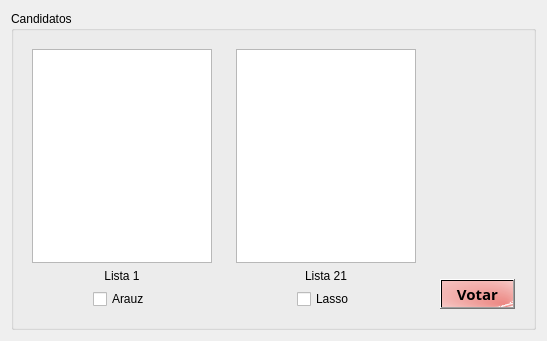
<?xml version="1.0" encoding="UTF-8"?>
<ui version="4.0">
 <class>Votacion</class>
 <widget class="QWidget" name="Votacion">
  <property name="windowModality">
   <enum>Qt::WindowModal</enum>
  </property>
  <property name="geometry">
   <rect>
    <x>0</x>
    <y>0</y>
    <width>547</width>
    <height>341</height>
   </rect>
  </property>
  <property name="minimumSize">
   <size>
    <width>420</width>
    <height>240</height>
   </size>
  </property>
  <property name="maximumSize">
   <size>
    <width>600</width>
    <height>400</height>
   </size>
  </property>
  <property name="windowTitle">
   <string>Form</string>
  </property>
  <layout class="QVBoxLayout" name="verticalLayout">
   <item>
    <widget class="QGroupBox" name="groupBox">
     <property name="title">
      <string>Candidatos</string>
     </property>
     <layout class="QHBoxLayout" name="horizontalLayout">
      <item>
       <widget class="QWidget" name="widget" native="true">
        <layout class="QVBoxLayout" name="verticalLayout_2">
         <item>
          <widget class="QGraphicsView" name="graphicsView">
           <property name="styleSheet">
            <string notr="true">border-image: url(:/imagenes/Recursos/arauz.jpeg);</string>
           </property>
          </widget>
         </item>
         <item>
          <widget class="QLabel" name="label">
           <property name="text">
            <string>&lt;html&gt;&lt;head/&gt;&lt;body&gt;&lt;p align=&quot;center&quot;&gt;Lista 1&lt;/p&gt;&lt;/body&gt;&lt;/html&gt;</string>
           </property>
          </widget>
         </item>
         <item alignment="Qt::AlignHCenter">
          <widget class="QCheckBox" name="inArauz">
           <property name="text">
            <string>Arauz</string>
           </property>
          </widget>
         </item>
        </layout>
       </widget>
      </item>
      <item>
       <widget class="QWidget" name="widget_2" native="true">
        <layout class="QVBoxLayout" name="verticalLayout_3">
         <item>
          <widget class="QGraphicsView" name="graphicsView_2">
           <property name="styleSheet">
            <string notr="true">border-image: url(:/imagenes/Recursos/lasso.jpeg);</string>
           </property>
          </widget>
         </item>
         <item>
          <widget class="QLabel" name="label_2">
           <property name="text">
            <string>&lt;html&gt;&lt;head/&gt;&lt;body&gt;&lt;p align=&quot;center&quot;&gt;Lista 21&lt;/p&gt;&lt;/body&gt;&lt;/html&gt;</string>
           </property>
          </widget>
         </item>
         <item alignment="Qt::AlignHCenter">
          <widget class="QCheckBox" name="inLasso">
           <property name="text">
            <string>Lasso</string>
           </property>
          </widget>
         </item>
        </layout>
       </widget>
      </item>
      <item>
       <widget class="QWidget" name="widget_3" native="true">
        <layout class="QVBoxLayout" name="verticalLayout_4">
         <item>
          <spacer name="verticalSpacer">
           <property name="orientation">
            <enum>Qt::Vertical</enum>
           </property>
           <property name="sizeHint" stdset="0">
            <size>
             <width>20</width>
             <height>40</height>
            </size>
           </property>
          </spacer>
         </item>
         <item>
          <widget class="QPushButton" name="cmdVotar">
           <property name="font">
            <font>
             <family>Script MT Bold</family>
             <pointsize>11</pointsize>
             <weight>75</weight>
             <bold>true</bold>
            </font>
           </property>
           <property name="styleSheet">
            <string notr="true">background-color: qradialgradient(spread:reflect, cx:0, cy:0, radius:1.271, fx:0.897834, fy:0.897834, stop:0 rgba(236, 129, 124, 241), stop:1 rgba(255, 255, 255, 255));</string>
           </property>
           <property name="text">
            <string>Votar</string>
           </property>
          </widget>
         </item>
        </layout>
       </widget>
      </item>
     </layout>
    </widget>
   </item>
  </layout>
 </widget>
 <resources/>
 <connections/>
</ui>
